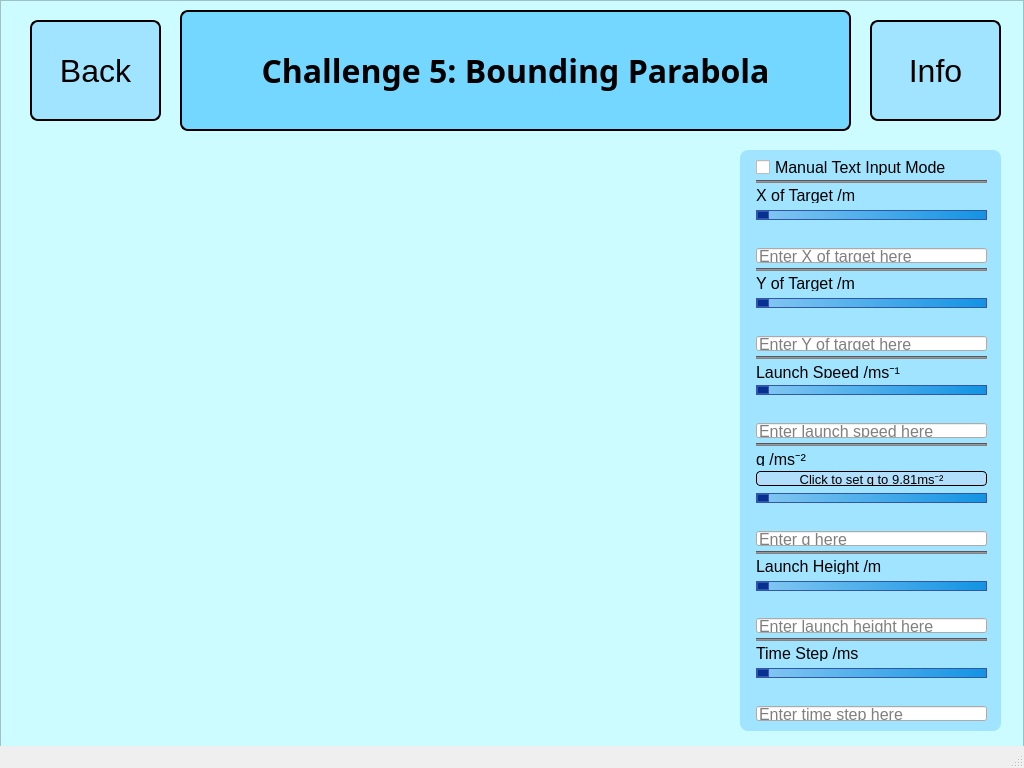
<?xml version="1.0" encoding="UTF-8"?>
<ui version="4.0">
 <class>MainWindow</class>
 <widget class="QMainWindow" name="MainWindow">
  <property name="geometry">
   <rect>
    <x>0</x>
    <y>0</y>
    <width>1024</width>
    <height>768</height>
   </rect>
  </property>
  <property name="windowTitle">
   <string>MainWindow</string>
  </property>
  <widget class="QWidget" name="centralwidget">
   <widget class="QFrame" name="frame">
    <property name="geometry">
     <rect>
      <x>0</x>
      <y>0</y>
      <width>1024</width>
      <height>768</height>
     </rect>
    </property>
    <property name="styleSheet">
     <string notr="true">QFrame {
	background-color: #ccfcff
}</string>
    </property>
    <property name="frameShape">
     <enum>QFrame::StyledPanel</enum>
    </property>
    <property name="frameShadow">
     <enum>QFrame::Raised</enum>
    </property>
    <widget class="QPushButton" name="backButton">
     <property name="geometry">
      <rect>
       <x>30</x>
       <y>20</y>
       <width>131</width>
       <height>101</height>
      </rect>
     </property>
     <property name="font">
      <font>
       <family>Meiryo UI</family>
       <pointsize>24</pointsize>
      </font>
     </property>
     <property name="styleSheet">
      <string notr="true">QPushButton {
	border: 2px solid;
	border-radius: 8px;
	background-color: #a1e4ff;
}</string>
     </property>
     <property name="text">
      <string>Back</string>
     </property>
     <property name="checkable">
      <bool>true</bool>
     </property>
    </widget>
    <widget class="QWidget" name="verticalLayoutWidget">
     <property name="geometry">
      <rect>
       <x>756</x>
       <y>160</y>
       <width>231</width>
       <height>561</height>
      </rect>
     </property>
     <layout class="QVBoxLayout" name="inputLayout" stretch="0,0,0,0,0,0,0,0,0,0,0,0,0,0,0,0,0,1,0,1,0,0,0,1,1,0,0,0,1,1,0,0">
      <property name="spacing">
       <number>5</number>
      </property>
      <item>
       <widget class="QCheckBox" name="textModeCheckBox">
        <property name="font">
         <font>
          <family>Meiryo UI</family>
          <pointsize>12</pointsize>
         </font>
        </property>
        <property name="text">
         <string>Manual Text Input Mode</string>
        </property>
       </widget>
      </item>
      <item>
       <widget class="Line" name="Line1">
        <property name="styleSheet">
         <string notr="true">QFrame {
	background-color: #838285;
	min-height:1px;
	max-height:1px;
}</string>
        </property>
        <property name="orientation">
         <enum>Qt::Horizontal</enum>
        </property>
       </widget>
      </item>
      <item>
       <widget class="QLabel" name="XLabel">
        <property name="font">
         <font>
          <family>Meiryo UI</family>
          <pointsize>12</pointsize>
          <weight>50</weight>
          <bold>false</bold>
          <underline>false</underline>
         </font>
        </property>
        <property name="styleSheet">
         <string notr="true">QLabel {background-color: #a1e4ff;}</string>
        </property>
        <property name="text">
         <string>X of Target /m</string>
        </property>
       </widget>
      </item>
      <item>
       <widget class="QSlider" name="XSlider">
        <property name="styleSheet">
         <string notr="true">QSlider::groove:horizontal {border: 1px solid #3256a8;
height: 8px;
background: qlineargradient(x1: 0, y1: 0, x2: 1, y2: 0, stop: 0 #85c8f2, stop: 1 #1293e3);}

QSlider::handle:horizontal {border: 1px solid #3256a8;
background: #073191;
width: 10px;
height: 10px;
border-radius: 5px;}</string>
        </property>
        <property name="orientation">
         <enum>Qt::Horizontal</enum>
        </property>
       </widget>
      </item>
      <item>
       <widget class="QLabel" name="XSliderLabel">
        <property name="font">
         <font>
          <family>Meiryo UI</family>
          <pointsize>10</pointsize>
         </font>
        </property>
        <property name="styleSheet">
         <string notr="true">QLabel {background-color: #a1e4ff;}</string>
        </property>
        <property name="text">
         <string/>
        </property>
       </widget>
      </item>
      <item>
       <widget class="QLineEdit" name="XLineEdit">
        <property name="font">
         <font>
          <pointsize>12</pointsize>
         </font>
        </property>
        <property name="placeholderText">
         <string>Enter X of target here</string>
        </property>
       </widget>
      </item>
      <item>
       <widget class="Line" name="Line3">
        <property name="styleSheet">
         <string notr="true">QFrame {
	background-color: #838285;
	min-height:1px;
	max-height:1px;
}</string>
        </property>
        <property name="orientation">
         <enum>Qt::Horizontal</enum>
        </property>
       </widget>
      </item>
      <item>
       <widget class="QLabel" name="YLabel">
        <property name="font">
         <font>
          <family>Meiryo UI</family>
          <pointsize>12</pointsize>
          <weight>50</weight>
          <bold>false</bold>
          <underline>false</underline>
         </font>
        </property>
        <property name="styleSheet">
         <string notr="true">QLabel {background-color: #a1e4ff;}</string>
        </property>
        <property name="text">
         <string>Y of Target /m</string>
        </property>
       </widget>
      </item>
      <item>
       <widget class="QSlider" name="YSlider">
        <property name="styleSheet">
         <string notr="true">QSlider::groove:horizontal {border: 1px solid #3256a8;
height: 8px;
background: qlineargradient(x1: 0, y1: 0, x2: 1, y2: 0, stop: 0 #85c8f2, stop: 1 #1293e3);}

QSlider::handle:horizontal {border: 1px solid #3256a8;
background: #073191;
width: 10px;
height: 10px;
border-radius: 5px;}</string>
        </property>
        <property name="orientation">
         <enum>Qt::Horizontal</enum>
        </property>
       </widget>
      </item>
      <item>
       <widget class="QLabel" name="YSliderLabel">
        <property name="font">
         <font>
          <family>Meiryo UI</family>
          <pointsize>10</pointsize>
         </font>
        </property>
        <property name="styleSheet">
         <string notr="true">QLabel {background-color: #a1e4ff;}</string>
        </property>
        <property name="text">
         <string/>
        </property>
       </widget>
      </item>
      <item>
       <widget class="QLineEdit" name="YLineEdit">
        <property name="font">
         <font>
          <pointsize>12</pointsize>
         </font>
        </property>
        <property name="placeholderText">
         <string>Enter Y of target here</string>
        </property>
       </widget>
      </item>
      <item>
       <widget class="Line" name="Line3_2">
        <property name="styleSheet">
         <string notr="true">QFrame {
	background-color: #838285;
	min-height:1px;
	max-height:1px;
}</string>
        </property>
        <property name="orientation">
         <enum>Qt::Horizontal</enum>
        </property>
       </widget>
      </item>
      <item>
       <widget class="QLabel" name="launchSpeedLabel">
        <property name="font">
         <font>
          <family>Meiryo UI</family>
          <pointsize>12</pointsize>
          <weight>50</weight>
          <bold>false</bold>
          <underline>false</underline>
         </font>
        </property>
        <property name="styleSheet">
         <string notr="true">QLabel {background-color: #a1e4ff;}</string>
        </property>
        <property name="text">
         <string>Launch Speed /ms⁻¹</string>
        </property>
       </widget>
      </item>
      <item>
       <widget class="QSlider" name="launchSpeedSlider">
        <property name="styleSheet">
         <string notr="true">QSlider::groove:horizontal {border: 1px solid #3256a8;
height: 8px;
background: qlineargradient(x1: 0, y1: 0, x2: 1, y2: 0, stop: 0 #85c8f2, stop: 1 #1293e3);}

QSlider::handle:horizontal {border: 1px solid #3256a8;
background: #073191;
width: 10px;
height: 10px;
border-radius: 5px;}</string>
        </property>
        <property name="orientation">
         <enum>Qt::Horizontal</enum>
        </property>
       </widget>
      </item>
      <item>
       <widget class="QLabel" name="launchSpeedSliderLabel">
        <property name="font">
         <font>
          <family>Meiryo UI</family>
          <pointsize>10</pointsize>
         </font>
        </property>
        <property name="styleSheet">
         <string notr="true">QLabel {background-color: #a1e4ff;}</string>
        </property>
        <property name="text">
         <string/>
        </property>
       </widget>
      </item>
      <item>
       <widget class="QLineEdit" name="launchSpeedLineEdit">
        <property name="font">
         <font>
          <pointsize>12</pointsize>
         </font>
        </property>
        <property name="inputMask">
         <string/>
        </property>
        <property name="placeholderText">
         <string>Enter launch speed here</string>
        </property>
       </widget>
      </item>
      <item>
       <widget class="Line" name="Line2">
        <property name="styleSheet">
         <string notr="true">QFrame {
	background-color: #838285;
	min-height:1px;
	max-height:1px;
}</string>
        </property>
        <property name="orientation">
         <enum>Qt::Horizontal</enum>
        </property>
       </widget>
      </item>
      <item>
       <widget class="QLabel" name="label_4">
        <property name="font">
         <font>
          <family>Meiryo UI</family>
          <pointsize>12</pointsize>
          <weight>50</weight>
          <bold>false</bold>
          <underline>false</underline>
         </font>
        </property>
        <property name="styleSheet">
         <string notr="true">QLabel {background-color: #a1e4ff;}</string>
        </property>
        <property name="text">
         <string>g /ms⁻²</string>
        </property>
       </widget>
      </item>
      <item>
       <widget class="QPushButton" name="setgButton">
        <property name="font">
         <font>
          <family>Meiryo UI</family>
          <pointsize>10</pointsize>
         </font>
        </property>
        <property name="styleSheet">
         <string notr="true">QPushButton {
	border: 1px solid;
	border-radius: 4px;
	background-color:#b1defa;
}</string>
        </property>
        <property name="text">
         <string>Click to set g to 9.81ms⁻²</string>
        </property>
       </widget>
      </item>
      <item>
       <widget class="QSlider" name="gSlider">
        <property name="styleSheet">
         <string notr="true">QSlider::groove:horizontal {border: 1px solid #3256a8;
height: 8px;
background: qlineargradient(x1: 0, y1: 0, x2: 1, y2: 0, stop: 0 #85c8f2, stop: 1 #1293e3);}

QSlider::handle:horizontal {border: 1px solid #3256a8;
background: #073191;
width: 10px;
height: 10px;
border-radius: 5px;}</string>
        </property>
        <property name="orientation">
         <enum>Qt::Horizontal</enum>
        </property>
       </widget>
      </item>
      <item>
       <widget class="QLabel" name="gSliderLabel">
        <property name="font">
         <font>
          <family>Meiryo UI</family>
          <pointsize>10</pointsize>
         </font>
        </property>
        <property name="styleSheet">
         <string notr="true">QLabel {background-color: #a1e4ff;}</string>
        </property>
        <property name="text">
         <string/>
        </property>
       </widget>
      </item>
      <item>
       <widget class="QLineEdit" name="gLineEdit">
        <property name="font">
         <font>
          <pointsize>12</pointsize>
         </font>
        </property>
        <property name="placeholderText">
         <string>Enter g here</string>
        </property>
       </widget>
      </item>
      <item>
       <widget class="Line" name="Line4">
        <property name="styleSheet">
         <string notr="true">QFrame {
	background-color: #838285;
	min-height:1px;
	max-height:1px;
}</string>
        </property>
        <property name="orientation">
         <enum>Qt::Horizontal</enum>
        </property>
       </widget>
      </item>
      <item>
       <widget class="QLabel" name="label_5">
        <property name="font">
         <font>
          <family>Meiryo UI</family>
          <pointsize>12</pointsize>
          <weight>50</weight>
          <bold>false</bold>
          <underline>false</underline>
         </font>
        </property>
        <property name="styleSheet">
         <string notr="true">QLabel {background-color: #a1e4ff;}</string>
        </property>
        <property name="text">
         <string>Launch Height /m</string>
        </property>
       </widget>
      </item>
      <item>
       <widget class="QSlider" name="launchHeightSlider">
        <property name="styleSheet">
         <string notr="true">QSlider::groove:horizontal {border: 1px solid #3256a8;
height: 8px;
background: qlineargradient(x1: 0, y1: 0, x2: 1, y2: 0, stop: 0 #85c8f2, stop: 1 #1293e3);}

QSlider::handle:horizontal {border: 1px solid #3256a8;
background: #073191;
width: 10px;
height: 10px;
border-radius: 5px;}</string>
        </property>
        <property name="orientation">
         <enum>Qt::Horizontal</enum>
        </property>
       </widget>
      </item>
      <item>
       <widget class="QLabel" name="launchHeightSliderLabel">
        <property name="font">
         <font>
          <family>Meiryo UI</family>
          <pointsize>10</pointsize>
         </font>
        </property>
        <property name="styleSheet">
         <string notr="true">QLabel {background-color: #a1e4ff;}</string>
        </property>
        <property name="text">
         <string/>
        </property>
       </widget>
      </item>
      <item>
       <widget class="QLineEdit" name="launchHeightLineEdit">
        <property name="font">
         <font>
          <pointsize>12</pointsize>
         </font>
        </property>
        <property name="placeholderText">
         <string>Enter launch height here</string>
        </property>
       </widget>
      </item>
      <item>
       <widget class="Line" name="Line5">
        <property name="styleSheet">
         <string notr="true">QFrame {
	background-color: #838285;
	min-height:1px;
	max-height:1px;
}</string>
        </property>
        <property name="orientation">
         <enum>Qt::Horizontal</enum>
        </property>
       </widget>
      </item>
      <item>
       <widget class="QLabel" name="label_6">
        <property name="font">
         <font>
          <family>Meiryo UI</family>
          <pointsize>12</pointsize>
          <weight>50</weight>
          <bold>false</bold>
          <underline>false</underline>
         </font>
        </property>
        <property name="styleSheet">
         <string notr="true">QLabel {background-color: #a1e4ff;}</string>
        </property>
        <property name="text">
         <string>Time Step /ms</string>
        </property>
       </widget>
      </item>
      <item>
       <widget class="QSlider" name="timeStepSlider">
        <property name="styleSheet">
         <string notr="true">QSlider::groove:horizontal {border: 1px solid #3256a8;
height: 8px;
background: qlineargradient(x1: 0, y1: 0, x2: 1, y2: 0, stop: 0 #85c8f2, stop: 1 #1293e3);}

QSlider::handle:horizontal {border: 1px solid #3256a8;
background: #073191;
width: 10px;
height: 10px;
border-radius: 5px;}</string>
        </property>
        <property name="orientation">
         <enum>Qt::Horizontal</enum>
        </property>
       </widget>
      </item>
      <item>
       <widget class="QLabel" name="timeStepSliderLabel">
        <property name="font">
         <font>
          <family>Meiryo UI</family>
          <pointsize>10</pointsize>
         </font>
        </property>
        <property name="styleSheet">
         <string notr="true">QLabel {background-color: #a1e4ff;}</string>
        </property>
        <property name="text">
         <string/>
        </property>
       </widget>
      </item>
      <item>
       <widget class="QLineEdit" name="timeStepLineEdit">
        <property name="font">
         <font>
          <pointsize>12</pointsize>
         </font>
        </property>
        <property name="placeholderText">
         <string>Enter time step here</string>
        </property>
       </widget>
      </item>
     </layout>
    </widget>
    <widget class="QWidget" name="verticalLayoutWidget_3">
     <property name="geometry">
      <rect>
       <x>30</x>
       <y>150</y>
       <width>691</width>
       <height>571</height>
      </rect>
     </property>
     <layout class="QVBoxLayout" name="graphLayout"/>
    </widget>
    <widget class="QPushButton" name="infoButton">
     <property name="geometry">
      <rect>
       <x>870</x>
       <y>20</y>
       <width>131</width>
       <height>101</height>
      </rect>
     </property>
     <property name="font">
      <font>
       <family>Meiryo UI</family>
       <pointsize>24</pointsize>
      </font>
     </property>
     <property name="styleSheet">
      <string notr="true">QPushButton {
	border: 2px solid;
	border-radius: 8px;
	background-color: #a1e4ff;
}</string>
     </property>
     <property name="text">
      <string>Info</string>
     </property>
     <property name="checkable">
      <bool>true</bool>
     </property>
    </widget>
    <widget class="QListWidget" name="listWidget">
     <property name="geometry">
      <rect>
       <x>740</x>
       <y>150</y>
       <width>261</width>
       <height>581</height>
      </rect>
     </property>
     <property name="styleSheet">
      <string notr="true">QWidget {
	border-radius: 8px;
	background-color: #a1e4ff;
}</string>
     </property>
    </widget>
    <widget class="QWidget" name="verticalLayoutWidget_2">
     <property name="geometry">
      <rect>
       <x>180</x>
       <y>10</y>
       <width>671</width>
       <height>121</height>
      </rect>
     </property>
     <layout class="QVBoxLayout" name="verticalLayout_2">
      <item>
       <widget class="QLabel" name="challengeTitleLabel">
        <property name="font">
         <font>
          <family>Lucida Handwriting</family>
          <pointsize>24</pointsize>
          <weight>75</weight>
          <italic>false</italic>
          <bold>true</bold>
          <kerning>true</kerning>
         </font>
        </property>
        <property name="autoFillBackground">
         <bool>false</bool>
        </property>
        <property name="styleSheet">
         <string notr="true">QLabel {
	border: 2px solid;
	border-radius: 8px;
	background-color: #73d7ff;
}</string>
        </property>
        <property name="text">
         <string>Challenge 5: Bounding Parabola</string>
        </property>
        <property name="scaledContents">
         <bool>true</bool>
        </property>
        <property name="alignment">
         <set>Qt::AlignCenter</set>
        </property>
        <property name="wordWrap">
         <bool>true</bool>
        </property>
       </widget>
      </item>
     </layout>
    </widget>
    <zorder>listWidget</zorder>
    <zorder>backButton</zorder>
    <zorder>verticalLayoutWidget</zorder>
    <zorder>verticalLayoutWidget_3</zorder>
    <zorder>infoButton</zorder>
    <zorder>verticalLayoutWidget_2</zorder>
   </widget>
  </widget>
  <widget class="QStatusBar" name="statusbar"/>
 </widget>
 <resources/>
 <connections/>
</ui>
